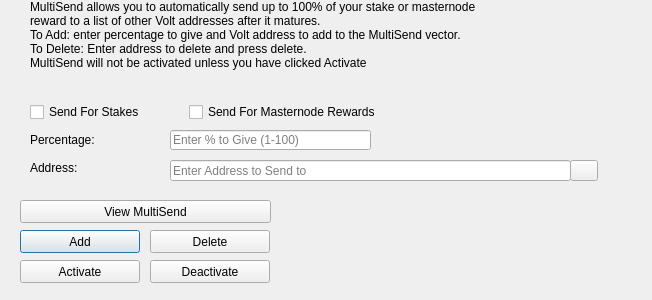
<?xml version="1.0" encoding="UTF-8"?>
<ui version="4.0">
 <class>MultiSendDialog</class>
 <widget class="QDialog" name="MultiSendDialog">
  <property name="windowModality">
   <enum>Qt::NonModal</enum>
  </property>
  <property name="geometry">
   <rect>
    <x>0</x>
    <y>0</y>
    <width>652</width>
    <height>300</height>
   </rect>
  </property>
  <property name="windowTitle">
   <string>MultiSend</string>
  </property>
  <widget class="QLineEdit" name="multiSendPercentEdit">
   <property name="geometry">
    <rect>
     <x>170</x>
     <y>130</y>
     <width>201</width>
     <height>20</height>
    </rect>
   </property>
   <property name="toolTip">
    <string>Enter whole numbers 1 - 100</string>
   </property>
   <property name="placeholderText">
    <string>Enter % to Give (1-100)</string>
   </property>
  </widget>
  <widget class="QLineEdit" name="multiSendAddressEdit">
   <property name="geometry">
    <rect>
     <x>170</x>
     <y>160</y>
     <width>401</width>
     <height>21</height>
    </rect>
   </property>
   <property name="toolTip">
    <string/>
   </property>
   <property name="placeholderText">
    <string>Enter Address to Send to</string>
   </property>
  </widget>
  <widget class="QLabel" name="label_2">
   <property name="geometry">
    <rect>
     <x>30</x>
     <y>0</y>
     <width>451</width>
     <height>121</height>
    </rect>
   </property>
   <property name="lineWidth">
    <number>1</number>
   </property>
   <property name="text">
    <string>MultiSend allows you to automatically send up to 100% of your stake or masternode reward to a list of other Volt addresses after it matures.
To Add: enter percentage to give and Volt address to add to the MultiSend vector.
To Delete: Enter address to delete and press delete.
MultiSend will not be activated unless you have clicked Activate</string>
   </property>
   <property name="alignment">
    <set>Qt::AlignLeading|Qt::AlignLeft|Qt::AlignTop</set>
   </property>
   <property name="wordWrap">
    <bool>true</bool>
   </property>
  </widget>
  <widget class="QLabel" name="message">
   <property name="geometry">
    <rect>
     <x>290</x>
     <y>200</y>
     <width>351</width>
     <height>91</height>
    </rect>
   </property>
   <property name="text">
    <string/>
   </property>
  </widget>
  <widget class="QPushButton" name="addButton">
   <property name="geometry">
    <rect>
     <x>20</x>
     <y>230</y>
     <width>120</width>
     <height>23</height>
    </rect>
   </property>
   <property name="toolTip">
    <string/>
   </property>
   <property name="statusTip">
    <string>Add to MultiSend Vector</string>
   </property>
   <property name="text">
    <string>Add</string>
   </property>
  </widget>
  <widget class="QPushButton" name="disableButton">
   <property name="geometry">
    <rect>
     <x>150</x>
     <y>260</y>
     <width>120</width>
     <height>23</height>
    </rect>
   </property>
   <property name="statusTip">
    <string>Deactivate MultiSend</string>
   </property>
   <property name="text">
    <string>Deactivate</string>
   </property>
  </widget>
  <widget class="QPushButton" name="addressBookButton">
   <property name="geometry">
    <rect>
     <x>570</x>
     <y>160</y>
     <width>28</width>
     <height>21</height>
    </rect>
   </property>
   <property name="toolTip">
    <string>Choose an address from the address book</string>
   </property>
   <property name="text">
    <string/>
   </property>
   <property name="icon">
    <iconset resource="../volt.qrc">
     <normaloff>:/icons/address-book</normaloff>:/icons/address-book</iconset>
   </property>
   <property name="shortcut">
    <string>Alt+A</string>
   </property>
   <property name="autoDefault">
    <bool>false</bool>
   </property>
  </widget>
  <widget class="QLabel" name="label">
   <property name="geometry">
    <rect>
     <x>30</x>
     <y>130</y>
     <width>121</width>
     <height>20</height>
    </rect>
   </property>
   <property name="toolTip">
    <string>Percentage of stake to send</string>
   </property>
   <property name="text">
    <string>Percentage:</string>
   </property>
  </widget>
  <widget class="QLabel" name="label_5">
   <property name="geometry">
    <rect>
     <x>30</x>
     <y>160</y>
     <width>111</width>
     <height>16</height>
    </rect>
   </property>
   <property name="toolTip">
    <string>Address to send portion of stake to</string>
   </property>
   <property name="text">
    <string>Address:</string>
   </property>
  </widget>
  <widget class="QPushButton" name="deleteButton">
   <property name="geometry">
    <rect>
     <x>150</x>
     <y>230</y>
     <width>120</width>
     <height>23</height>
    </rect>
   </property>
   <property name="toolTip">
    <string/>
   </property>
   <property name="statusTip">
    <string>Delete Address From MultiSend Vector</string>
   </property>
   <property name="text">
    <string>Delete</string>
   </property>
  </widget>
  <widget class="QPushButton" name="activateButton">
   <property name="geometry">
    <rect>
     <x>20</x>
     <y>260</y>
     <width>120</width>
     <height>23</height>
    </rect>
   </property>
   <property name="statusTip">
    <string>Activate MultiSend</string>
   </property>
   <property name="text">
    <string>Activate</string>
   </property>
  </widget>
  <widget class="QPushButton" name="viewButton">
   <property name="geometry">
    <rect>
     <x>20</x>
     <y>200</y>
     <width>251</width>
     <height>23</height>
    </rect>
   </property>
   <property name="toolTip">
    <string/>
   </property>
   <property name="statusTip">
    <string>View MultiSend Vector</string>
   </property>
   <property name="text">
    <string>View MultiSend</string>
   </property>
  </widget>
  <widget class="QWidget" name="horizontalLayoutWidget">
   <property name="geometry">
    <rect>
     <x>30</x>
     <y>100</y>
     <width>351</width>
     <height>24</height>
    </rect>
   </property>
   <layout class="QHBoxLayout" name="horizontalLayout">
    <item>
     <widget class="QCheckBox" name="multiSendStakeCheckBox">
      <property name="text">
       <string>Send For Stakes</string>
      </property>
     </widget>
    </item>
    <item>
     <widget class="QCheckBox" name="multiSendMasternodeCheckBox">
      <property name="text">
       <string>Send For Masternode Rewards</string>
      </property>
     </widget>
    </item>
   </layout>
  </widget>
 </widget>
 <resources>
  <include location="../volt.qrc"/>
 </resources>
 <connections/>
</ui>
